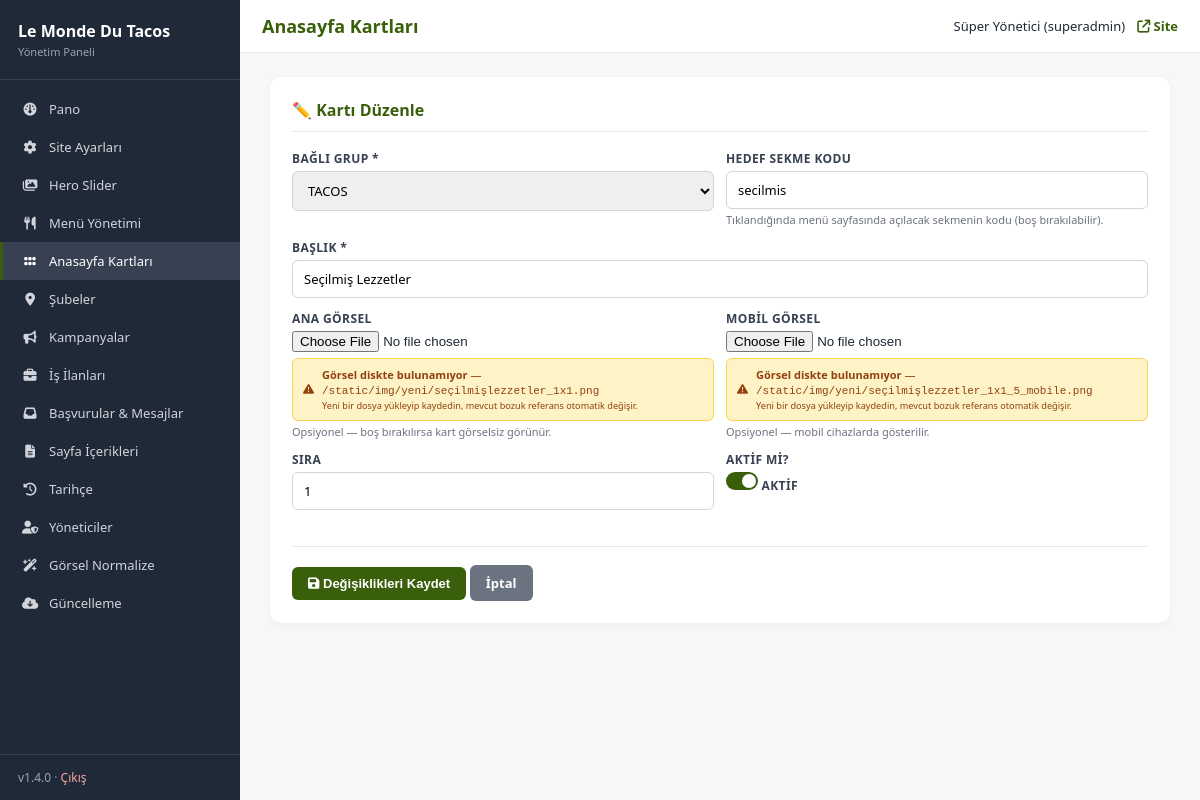
Before: /admin/promo-cards.php?action=edit&id=1 (signed in) with the older database file.
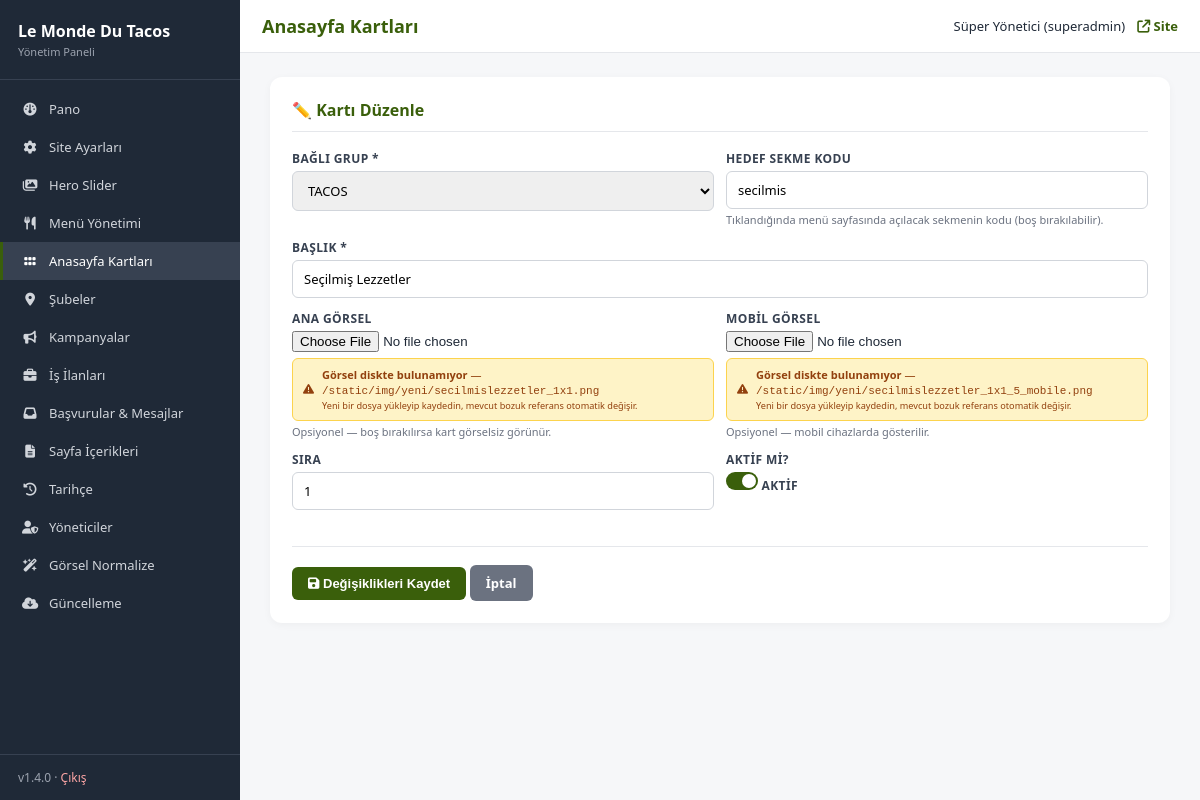
After: the same page with the newer database file.
### tables this page shows
CREATE TABLE IF NOT EXISTS menu_promo_cards (
    id          INT UNSIGNED AUTO_INCREMENT PRIMARY KEY,
    group_id    INT UNSIGNED NOT NULL,
    title       VARCHAR(120) NOT NULL,                  
    image       VARCHAR(255) NOT NULL,
    image_mobile VARCHAR(255) NULL,
    tab_code    VARCHAR(60) NOT NULL,                   
    sort_order  INT NOT NULL DEFAULT 0,
    is_active   TINYINT(1) NOT NULL DEFAULT 1,
    INDEX idx_group (group_id, sort_order),
    CONSTRAINT fk_promo_group FOREIGN KEY (group_id) REFERENCES menu_groups(id) ON DELETE CASCADE
);

### includes/functions.php (called while the page is built, shortened)
<?php
function e(?string $s): string {
    return htmlspecialchars((string)($s ?? ''), ENT_QUOTES | ENT_SUBSTITUTE, 'UTF-8');
}
function asset_exists(?string $path): bool {
    $root = realpath(__DIR__ . '/..');
    $path = '/' . ltrim($path, '/');
    $escaped = preg_replace_callback('/[çÇğĞıİöÖşŞüÜ]/u', function ($m) {
        $hex = str_pad(strtoupper(dechex(mb_ord($m[0], 'UTF-8'))), 4, '0', STR_PAD_LEFT);
        return '#U' . $hex;
    }, $path);
    return false;
}

### admin/_crud.php (the view, shortened to what this page needs)
<?php
require_once __DIR__ . '/../includes/functions.php';
function field(string $name, string $label, ?string $value, string $type = 'text', array $opts = []): void
{
    echo '<div class="row">';
    echo '<label>' . e($label) . ($opts['required'] ?? false ? ' *' : '') . '</label>';
    $req = ($opts['required'] ?? false) ? ' required' : '';
    $ph  = isset($opts['placeholder']) ? ' placeholder="' . e($opts['placeholder']) . '"' : '';
    switch ($type) {
        case 'select':
            echo '<select name="' . e($name) . '"' . $req . '>';
            foreach (($opts['options'] ?? []) as $k => $v) {
                $sel = (string)$value === (string)$k ? ' selected' : '';
                echo '<option value="' . e((string)$k) . '"' . $sel . '>' . e($v) . '</option>';
            }
            echo '</select>';
            break;
        case 'image':
            echo '<input type="file" name="' . e($name) . '" accept="image/*">';
            if ($value) {
                if (asset_exists($value)) {
                    echo '<div class="help">Mevcut: <img src="' . e(asset($value)) . '" style="height:50px;vertical-align:middle;border-radius:4px"> <span style="color:#6b7280;font-size:11px;margin-left:6px">' . e(basename($value)) . '</span></div>';
                } else {
                    echo '<div class="help" style="background:#fef3c7;border:1px solid #fcd34d;color:#92400e;padding:8px 10px;border-radius:6px;display:flex;align-items:center;gap:8px;margin-top:6px">';
                    echo '<i class="fa-solid fa-triangle-exclamation"></i>';
                    echo '<span><strong>Görsel diskte bulunamıyor</strong> &mdash; ';
                    echo '<code style="font-size:11px">' . e($value) . '</code><br>';
                    echo '<small>Yeni bir dosya yükleyip kaydedin, mevcut bozuk referans otomatik değişir.</small></span>';
                    echo '</div>';
                }
            }
            break;
        case 'bool':
            $checked = $value ? ' checked' : '';
            echo '<label class="toggle"><input type="checkbox" name="' . e($name) . '" value="1"' . $checked . '> Aktif</label>';
            break;
        default:
            echo '<input type="' . e($type) . '" name="' . e($name) . '" value="' . e($value) . '"' . $req . $ph . '>';
    }
    if (isset($opts['help'])) {
        echo '<div class="help">' . e($opts['help']) . '</div>';
    }
    echo '</div>';
}

Changed rows visible on the page:
changed menu_promo_cards "secilmis": image "/static/img/yeni/seçilmişlezzetler_1x1.png /static/img/yeni/seçilmişlezzetler_1x1_5_mobile.png" → "/static/img/yeni/secilmislezzetler_1x1.png /static/img/yeni/secilmislezzetler_1x1_5_mobile.png"
